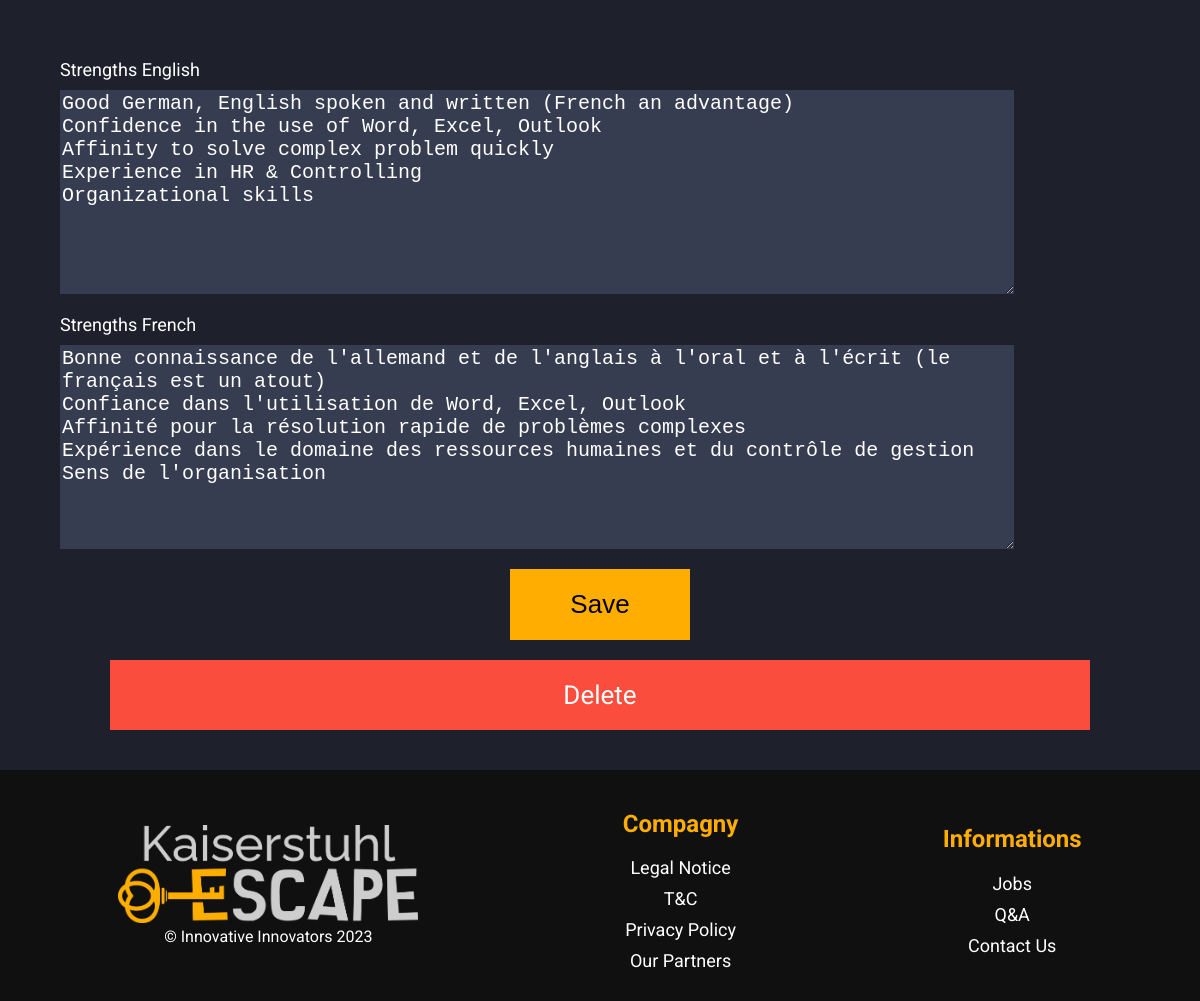
The page /index.php?action=admin&page=job&id=1 (signed in, lower part) on the database as committed earlier.
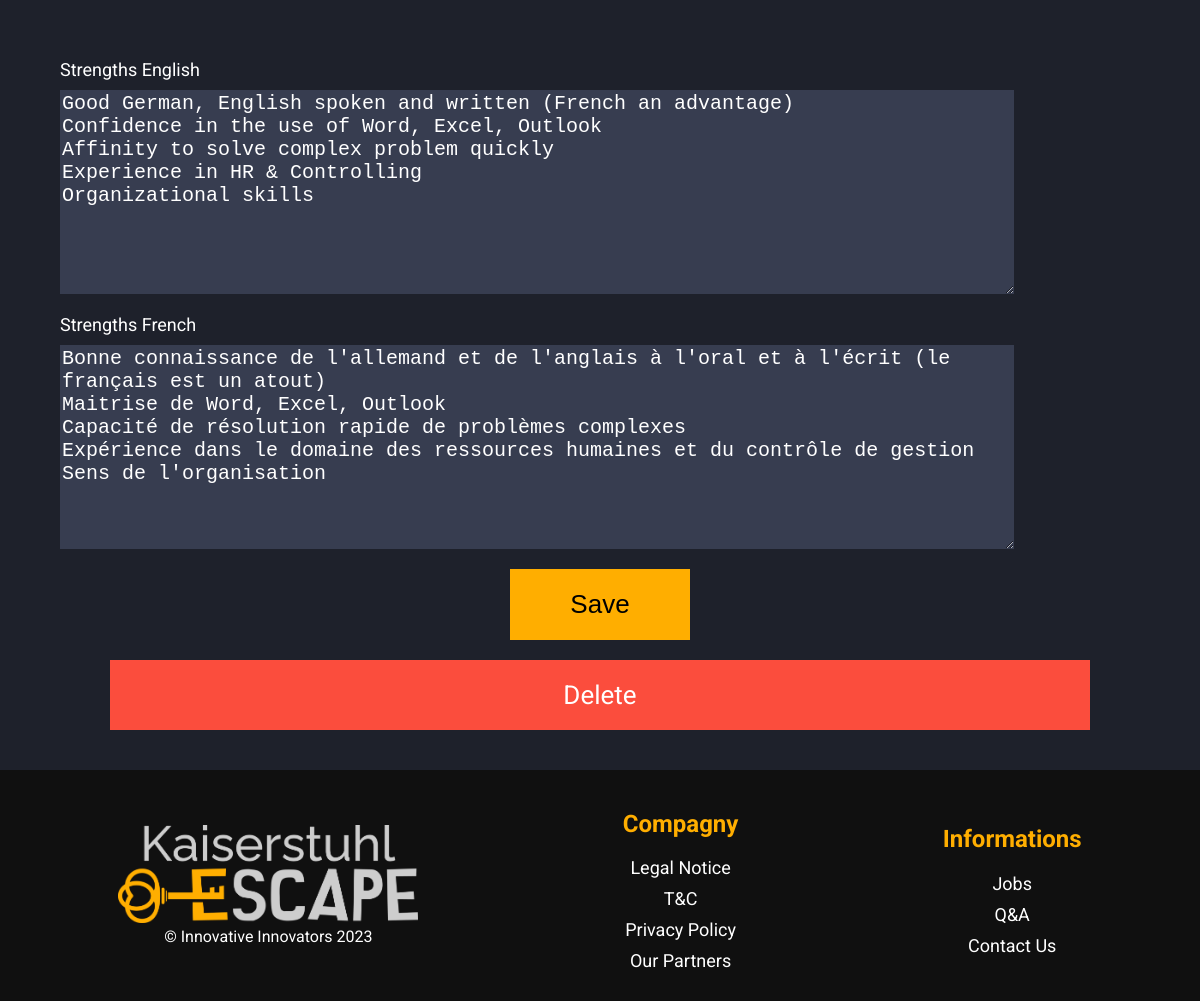
The same page on the database as committed later.
### tables this page shows
CREATE TABLE `jobs` (
  `id_jobs` int(11) NOT NULL,
  `title` varchar(255) DEFAULT NULL,
  `titleFR` varchar(255) DEFAULT NULL,
  `position` varchar(255) DEFAULT NULL,
  `positionFR` varchar(255) DEFAULT NULL,
  `task` text DEFAULT NULL,
  `taskFR` text DEFAULT NULL,
  `strength` text DEFAULT NULL,
  `strengthFR` text DEFAULT NULL,
  `visible` tinyint(1) DEFAULT NULL
);

### vue/vue.class.php (called while the page is built, shortened)
<?php
class vue
{
    private $fichierVue;
    public function __construct($action)
    {
        $this->fichierVue = "vue/vue" . $action . ".php";
    }
    public function afficher($data, $title)
    {
        require $this->fichierVue;
        require "gabarit.php";
    }
}

### controleur/ctrAdmin.class.php (called while the page is built, shortened)
<?php
require_once "modele/jobs.class.php";
require_once "modele/escapeGame.class.php";
require_once "vue/vue.class.php";
class ctrAdmin
{
    public $jobs;
    public function __construct()
    {
        $this->jobs = new jobs();
    }
    public function job()
    {
        if (isset($_GET["id"])) {
            $job = $this->jobs->getJobsById($_GET["id"]);
        } else {
            $job = "";
        }
        $title = "Administration Job - Kaiserstuhl escape";
        $objVue = new vue("AdminJob");
        $objVue->afficher(array("job" => $job), $title);
    }
}

### index.php (called while the page is built, shortened)
<?php
require "includes/default_config.php";
$objRouteur = new Routeur();
$objRouteur->routeurRequete();

### modele/jobs.class.php (called while the page is built, shortened)
<?php
require_once "modele/bdd.class.php";
class jobs extends bdd
{
    public function getJobsById($id)
    {
        $req = "SELECT * FROM jobs WHERE id_jobs = ?";
        return $this->execReqPrep($req, array($id))[0];
    }
}

### includes/default_config.php (called while the page is built, shortened)
<?php
$conf = new stdClass();
$conf->DBHOST = config::$DBHost ?? "localhost";
$conf->DBUSER = config::$DBUser ?? "root";
$conf->DBNAME = config::DBNAME;
$conf->DBPWD = config::$DBPwd ?? "admin";

### modele/bdd.class.php (called while the page is built, shortened)
<?php
abstract class bdd
{
    private $bdd;
    private function connexionBDD()
    {
        global $conf;
        if (!isset($this->bdd))
            try {
                $options = array(PDO::MYSQL_ATTR_INIT_COMMAND => "SET NAMES utf8");
                $this->bdd = new PDO('mysql:host=' . $conf->DBHOST . ';dbname=' . $conf->DBNAME, $conf->DBUSER, $conf->DBPWD, $options);
            } catch (Exception $err) {
                throw new Exception("Connexion à la BDD");
            }
        return $this->bdd;
    }
    protected function execReqPrep($req, $data)
    {
        $reponse = $this->connexionBDD()->prepare($req);
        if ($reponse->execute($data)) {
            $resultat = $reponse->fetchAll(PDO::FETCH_ASSOC);
            if (!empty($resultat))
                return $resultat;
            else
                return $reponse->rowCount();
        }
        return FALSE;
    }
}

### vue/vueAdminJob.php (the view, shortened to what this page needs)
<?php
if (isset($_GET["id"])) {
    $id = $job["id_jobs"];
    $strength = $job["strength"];
    $strengthFR = $job["strengthFR"];
    $action = "updateJob";
}
?>
<form class="formAdminJob" action="index.php?action=admin&page=<?= $action ?>" method="post">
    <div class="adminJobSection jobStrenghts">
        <div class="textAreaJob">
            <label class="labelTextArea" for="strength"><?= ADMIN_JOB_STRENGTHS_1 ?></label>
            <textarea name="strength" id="strength" cols="24" rows="10"><?= $strength ?></textarea>
        </div>
        <div class="textAreaJob">
            <label class="labelTextArea" for="strengthFR"><?= ADMIN_JOB_STRENGTHS_2 ?></label>
            <textarea name="strengthFR" id="strengthFR" cols="24" rows="10"><?= $strengthFR ?></textarea>
        </div>
    </div>
    <div class="submitAdminJob">
        <input class="yellowButton" type="submit" value="<?= ADMIN_JOB_DISPLAY_SAVE ?>">
    </div>
</form>
<?php
if (isset($id)) {
    ?>
    <div class="redButton">
        <?= ADMIN_JOB_DISPLAY_DELETE ?>
    </div>
    <?php
}
?>

Rows that differ between the two databases and show on the page:
changed jobs: strengthFR "…français est un atout) Confiance dans l'utilisation de Word, Excel, Outlook Affinité pour la résolution rapide de problèmes…" → "…français est un atout) Maitrise de Word, Excel, Outlook Capacité de résolution rapide de problèmes…"
